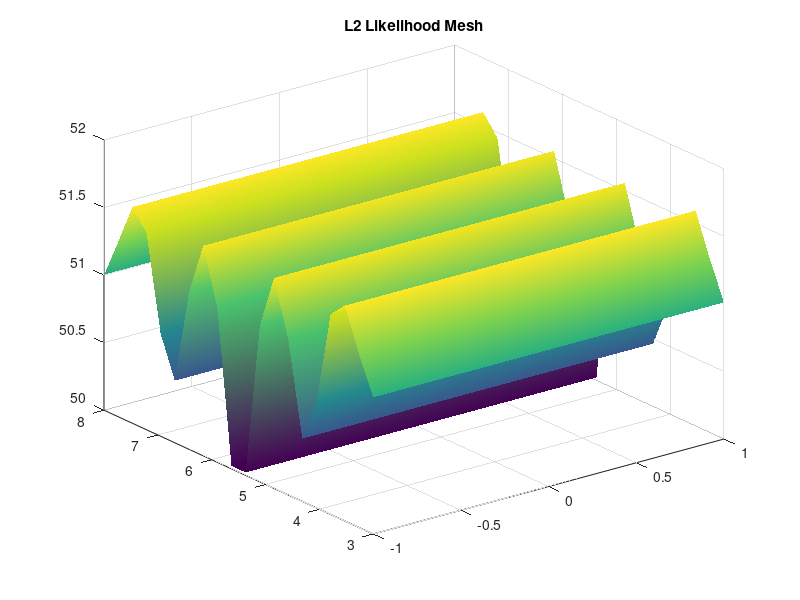

MATLAB code for this plot:
clc,clear,close all
load ./MatFiles2/Ex_2a_synthetic.mat
nt=length(t);
nr=length(xf);
m=20;
L2=zeros(m,m);
theta1=linspace(-1,1,m);
theta2=linspace(3,8,m);
c=0;
for i=1:m
    for j=1:m
        u=@(x,t,x0,a) 0.5*a*((exp(-100*((x-t-x0-0.5).^2))+exp(-100*((x-t-x0).^2))+exp(-100*((x-t-x0+0.5).^2)))+(exp(-100*((x+t-x0-0.5).^2))+exp(-100*((x+t-x0).^2))+exp(-100*((x+t-x0+0.5).^2))));
   for k=1:nr
      fi(k,:)=u(xf(k),t,theta1(i),theta2(j));
   end
    
  fi=(fi+c);
 
  Wi_sum=0;
    for l=1:nr
       fi(l,:)=fi(l,:)/sum(fi(l,:)); 
       Wi_sum=Wi_sum+norm(fi(l,:)-g(l,:));
    end
        L2(i,j)=Wi_sum;
       
    end
end

surf(theta1,theta2,L2)
title('L2 Likelihood Mesh')
shading interp
minimum=min(min(L2));
[x,y]=find(L2==minimum);
theta1_s=theta1(x);
theta2_s=theta2(y);